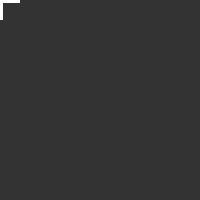
Frame 1 (no input)
Frame 60 (the mouse pressed at the canvas centre just before this capture): identical to frame 1, image omitted
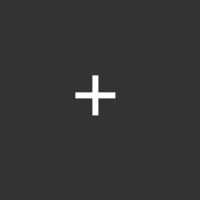
Frame 120 (the mouse held since frame 60 and released just before this capture)

The Processing sketch that drew these frames (run headless with seeded random() and noise(); from frame 60 on, the mouse is pressed at the canvas centre):

// Processing sketch: Easing
// ── Easing.pde
/**
 * Easing. 
 * 
 * Move the mouse across the screen and the symbol will follow.  
 * Between drawing each frame of the animation, the program
 * calculates the difference between the position of the 
 * symbol and the cursor. If the distance is larger than
 * 1 pixel, the symbol moves half of the distance from its
 * current position toward the cursor. 
 * 
 * Updated 21 August 2002
 */
 
float x;
float y;
float targetX, targetY;
float easing = 0.05;

void setup() 
{
  size(200, 200); 
  noStroke();  
}

void draw() 
{ 
  background( 51 );
  
  targetX = mouseX;
  float dx = mouseX - x;
  if(abs(dx) > 1) {
    x += dx * easing;
  }
  
  targetY = mouseY;
  float dy = mouseY - y;
  if(abs(dy) > 1) {
    y += dy * easing;
  }
  
  translate( x, y );
  plus();
}

void plus() 
{
  int s = 20;
  int t = 3;
  // Draw the symbol
  beginShape();
  vertex( -t,  s );
  vertex(  t,  s );
  vertex(  t,  t );
  vertex(  s,  t );
  vertex(  s, -t );
  vertex(  t, -t );
  vertex(  t, -s );
  vertex( -t, -s );
  vertex( -t, -t );
  vertex( -s, -t );
  vertex( -s,  t );
  vertex( -t,  t );  
  endShape(CLOSE);
}
